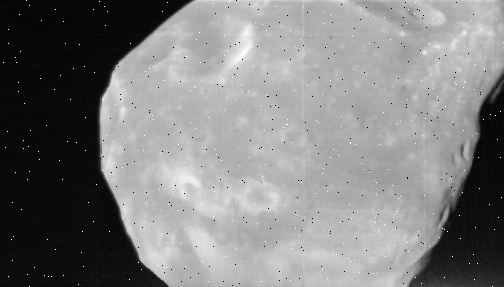
%> input picture Beispiele aus der Vorlesung/Bilder/bild32.gif, 504 x 287 px
$ octave BilderSkript.m   (GNU Octave 9; MATLAB toolbox functions it lacks are replaced by stand-ins)
%> lines starting %> are read from the running program, lines starting %| are printed output that depends on the picture; in (x1, y1, x2, y2) boxes, pixels count from 0 and x2, y2 are one past the last pixel; in counts of white or black regions, pixels touching at a corner belong together; the program's own positions count from 1
% Öffnet ein Bild, filtert schwarze und weiße Pixel, zeigt das Bild an.

B = imread("bild32.gif");
%> B is the input picture: size 287x504 uint8; min 0, max 255, mean 128.6
% Alternatives Bild:
% B = imread("bild33.gif");

% Benutzerdefinierte Farbskala (Grayscale)
scale = (0:255)'/255;
map = [scale, scale, scale];
colormap(map);
% [11 lines of commented-out code are left out]
B3 = medfilt2(B);
% image(B3);

% diffs ist eine Matrix, die die Differenzen zwischen gefiltertem und
% ungefiltertem Bild darstellt.
diffs = abs(double(B) - double(B3));
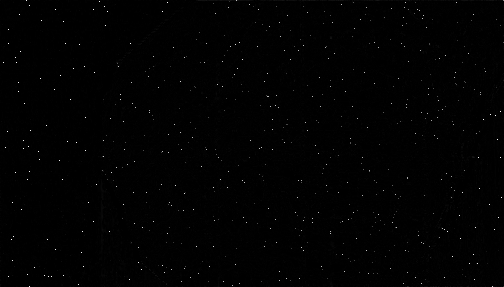
%> diffs: size 287x504 double; min 0, max 250, mean 1.3

% Bildet ein Histogramm, das die Differenzen zwischen gefilter und
% ungefiltert darstellt.
% imhist(uint8(diffs));
% ylim([0,100]);

% Speicher alle Positionen, bei denen diffs > 30 ist
badspots = (diffs > 30);
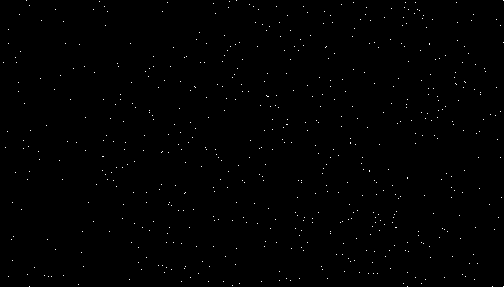
%> badspots: size 287x504 logical; 0.41% white in thin lines or dots
indices = find(badspots); % Positionen in der Matrix
%> indices = 591 values from 924 to 144648

B4 = B;
% Erstezt nur die "kaputten" Pixel im Originalbild durch die gefilterten
% Pixel => Selektiver Medianfilter
B4(indices) = B3(indices);
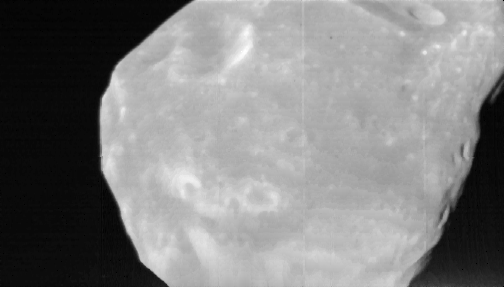
%> B4: size 287x504 uint8; 0.41% of pixels changed, all inside (x1, y1, x2, y2) = (3, 0, 504, 287)
image(B4);

axis("off");
axis("image");
